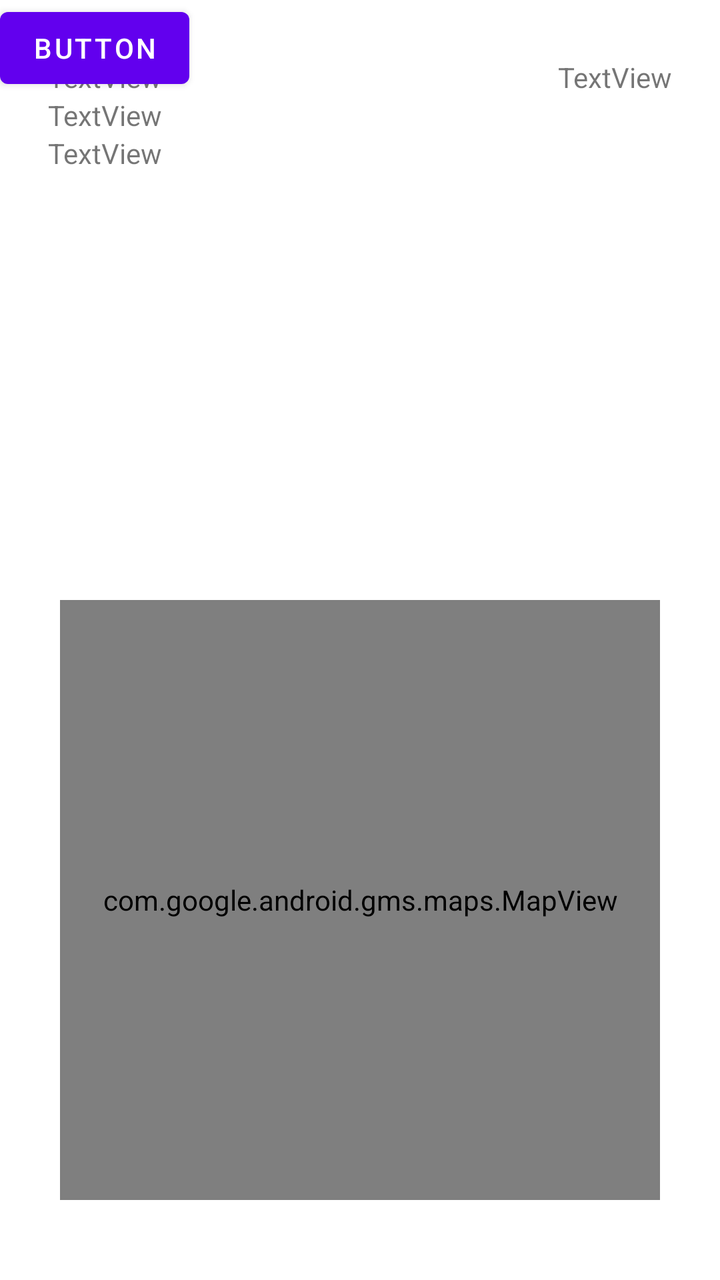
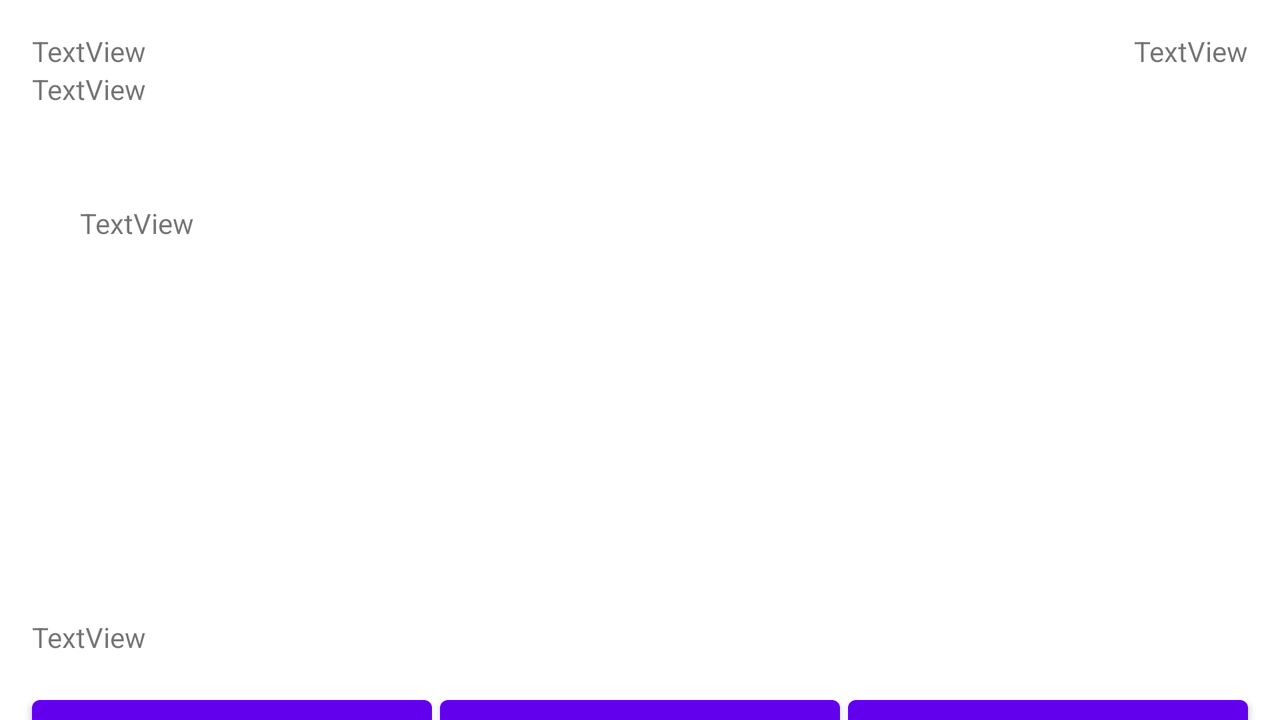

Two renders of one Android screen. The first uses the default layout on a phone; the second uses the alternative layout the repository ships for a different screen configuration, on a matching device. The two XML files are below.
<!-- AndroidManifest.xml: application theme Theme.PADMVOLUNTARIXFINAL -->
<!-- res/layout/activity_voluntary.xml -->
<?xml version="1.0" encoding="utf-8"?>
<androidx.constraintlayout.widget.ConstraintLayout xmlns:android="http://schemas.android.com/apk/res/android"
    xmlns:app="http://schemas.android.com/apk/res-auto"
    xmlns:tools="http://schemas.android.com/tools"
    android:layout_width="match_parent"
    android:layout_height="match_parent"
    tools:context=".VoluntaryActivity">

    <com.google.android.gms.maps.MapView
        android:id="@+id/mapView"
        android:layout_width="300dp"
        android:layout_height="300dp"
        android:layout_marginStart="40dp"
        android:layout_marginEnd="40dp"
        android:layout_marginBottom="40dp"
        app:layout_constraintBottom_toBottomOf="parent"
        app:layout_constraintEnd_toEndOf="parent"
        app:layout_constraintStart_toStartOf="parent" />

    <TextView
        android:id="@+id/vol_title"
        android:layout_width="wrap_content"
        android:layout_height="wrap_content"
        android:text="TextView"
        app:layout_constraintBottom_toTopOf="@+id/vol_desc"
        app:layout_constraintStart_toStartOf="@+id/vol_desc" />

    <TextView
        android:id="@+id/vol_desc"
        android:layout_width="0dp"
        android:layout_height="wrap_content"
        android:layout_marginStart="24dp"
        android:layout_marginTop="48dp"
        android:layout_marginEnd="24dp"
        android:text="TextView"
        app:layout_constraintEnd_toEndOf="parent"
        app:layout_constraintStart_toStartOf="parent"
        app:layout_constraintTop_toTopOf="parent" />

    <TextView
        android:id="@+id/vol_publisher"
        android:layout_width="wrap_content"
        android:layout_height="wrap_content"
        android:text="TextView"
        app:layout_constraintBottom_toTopOf="@+id/vol_desc"
        app:layout_constraintEnd_toEndOf="@+id/vol_desc" />

    <TextView
        android:id="@+id/vol_tags"
        android:layout_width="wrap_content"
        android:layout_height="wrap_content"
        android:text="TextView"
        app:layout_constraintStart_toStartOf="@+id/vol_desc"
        app:layout_constraintTop_toBottomOf="@+id/vol_desc" />

    <Button
        android:id="@+id/button"
        android:layout_width="wrap_content"
        android:layout_height="wrap_content"
        android:text="Button"
        tools:layout_editor_absoluteX="262dp"
        tools:layout_editor_absoluteY="341dp" />
</androidx.constraintlayout.widget.ConstraintLayout>
<!-- resources referenced by this layout -->
<resources>
  <style name="Theme.PADMVOLUNTARIXFINAL" parent="Theme.MaterialComponents.DayNight.DarkActionBar">
          
          <item name="colorPrimary">@color/purple_500</item>
          <item name="colorPrimaryVariant">@color/purple_700</item>
          <item name="colorOnPrimary">@color/white</item>
          
          <item name="colorSecondary">@color/teal_200</item>
          <item name="colorSecondaryVariant">@color/teal_700</item>
          <item name="colorOnSecondary">@color/black</item>
          
          <item name="android:statusBarColor" tools:targetApi="l">?attr/colorPrimaryVariant</item>
          
      </style>
  <color name="purple_500">#FF6200EE</color>
  <color name="purple_700">#FF3700B3</color>
  <color name="white">#FFFFFFFF</color>
  <color name="teal_200">#FF03DAC5</color>
  <color name="teal_700">#FF018786</color>
  <color name="black">#FF000000</color>
</resources>
<!-- res/layout-land/activity_voluntary.xml (the repository's variant of the layout above) -->
<!-- drawn on the phone turned sideways -->
<?xml version="1.0" encoding="utf-8"?>
<androidx.constraintlayout.widget.ConstraintLayout xmlns:android="http://schemas.android.com/apk/res/android"
    xmlns:app="http://schemas.android.com/apk/res-auto"
    xmlns:tools="http://schemas.android.com/tools"
    android:layout_width="match_parent"
    android:layout_height="match_parent"
    tools:context=".VoluntaryActivity">

    <Button
        android:id="@+id/bgetRoute"
        android:layout_width="0dp"
        android:layout_height="wrap_content"
        android:layout_marginStart="4dp"
        android:layout_marginTop="16dp"
        android:layout_marginEnd="4dp"
        android:text="Get Route"
        app:layout_constraintEnd_toStartOf="@+id/next"
        app:layout_constraintStart_toEndOf="@+id/previous"
        app:layout_constraintTop_toBottomOf="@+id/vol_tags" />

    <ScrollView
        android:id="@+id/scrollView3"
        android:layout_width="0dp"
        android:layout_height="255dp"
        android:layout_marginStart="16dp"
        android:layout_marginEnd="16dp"
        app:layout_constraintBottom_toTopOf="@+id/vol_tags"
        app:layout_constraintEnd_toEndOf="parent"
        app:layout_constraintStart_toStartOf="parent">

        <LinearLayout
            android:layout_width="match_parent"
            android:layout_height="wrap_content"
            android:orientation="vertical">

            <TextView
                android:id="@+id/vol_desc"
                android:layout_width="match_parent"
                android:layout_height="wrap_content"
                android:layout_marginStart="24dp"
                android:layout_marginTop="48dp"
                android:layout_marginEnd="24dp"
                android:text="TextView" />
        </LinearLayout>
    </ScrollView>

    <TextView
        android:id="@+id/vol_title"
        android:layout_width="wrap_content"
        android:layout_height="wrap_content"
        android:layout_marginTop="16dp"
        android:text="TextView"
        app:layout_constraintBottom_toTopOf="@+id/addr"
        app:layout_constraintStart_toStartOf="@+id/scrollView3"
        app:layout_constraintTop_toTopOf="parent" />

    <TextView
        android:id="@+id/vol_publisher"
        android:layout_width="wrap_content"
        android:layout_height="wrap_content"
        android:layout_marginTop="16dp"
        android:text="TextView"
        app:layout_constraintBottom_toTopOf="@+id/addr"
        app:layout_constraintEnd_toEndOf="@+id/scrollView3"
        app:layout_constraintTop_toTopOf="parent" />

    <TextView
        android:id="@+id/vol_tags"
        android:layout_width="0dp"
        android:layout_height="wrap_content"
        android:text="TextView"
        app:layout_constraintEnd_toEndOf="@+id/scrollView3"
        app:layout_constraintStart_toStartOf="@+id/scrollView3"
        app:layout_constraintTop_toBottomOf="@+id/scrollView3" />

    <Button
        android:id="@+id/previous"
        android:layout_width="0dp"
        android:layout_height="wrap_content"
        android:layout_marginStart="16dp"
        android:text="Previous"
        app:layout_constraintBottom_toBottomOf="@+id/bgetRoute"
        app:layout_constraintEnd_toStartOf="@+id/bgetRoute"
        app:layout_constraintStart_toStartOf="parent"
        app:layout_constraintTop_toTopOf="@+id/bgetRoute" />

    <Button
        android:id="@+id/next"
        android:layout_width="0dp"
        android:layout_height="0dp"
        android:layout_marginEnd="16dp"
        android:text="Next"
        app:layout_constraintBottom_toBottomOf="@+id/bgetRoute"
        app:layout_constraintEnd_toEndOf="parent"
        app:layout_constraintStart_toEndOf="@+id/bgetRoute"
        app:layout_constraintTop_toTopOf="@+id/bgetRoute" />

    <TextView
        android:id="@+id/addr"
        android:layout_width="0dp"
        android:layout_height="wrap_content"
        android:text="TextView"
        app:layout_constraintBottom_toTopOf="@+id/scrollView3"
        app:layout_constraintEnd_toEndOf="@+id/scrollView3"
        app:layout_constraintStart_toStartOf="@+id/scrollView3" />

</androidx.constraintlayout.widget.ConstraintLayout>
